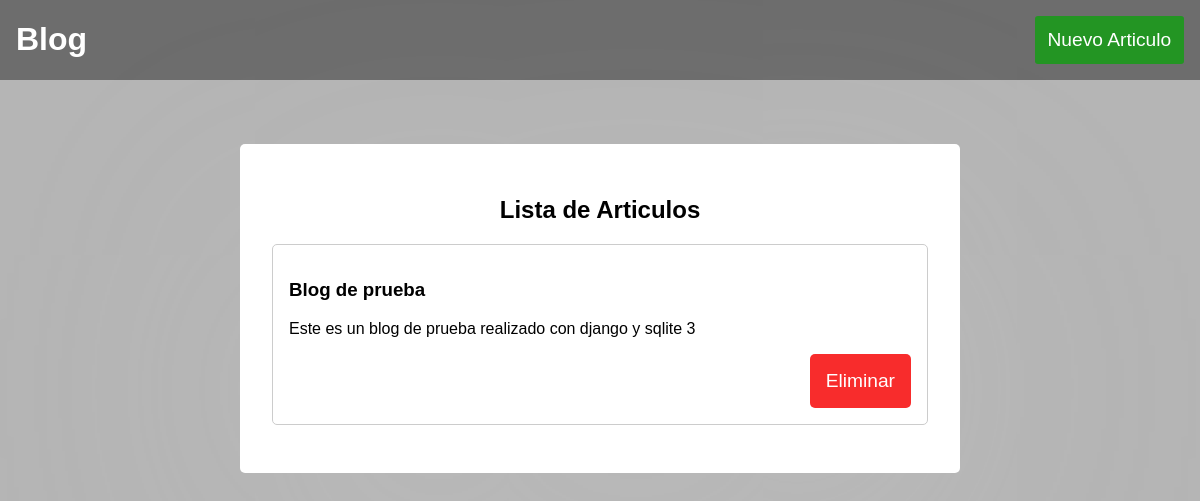
/blog/, run on an earlier commit of the app's database.
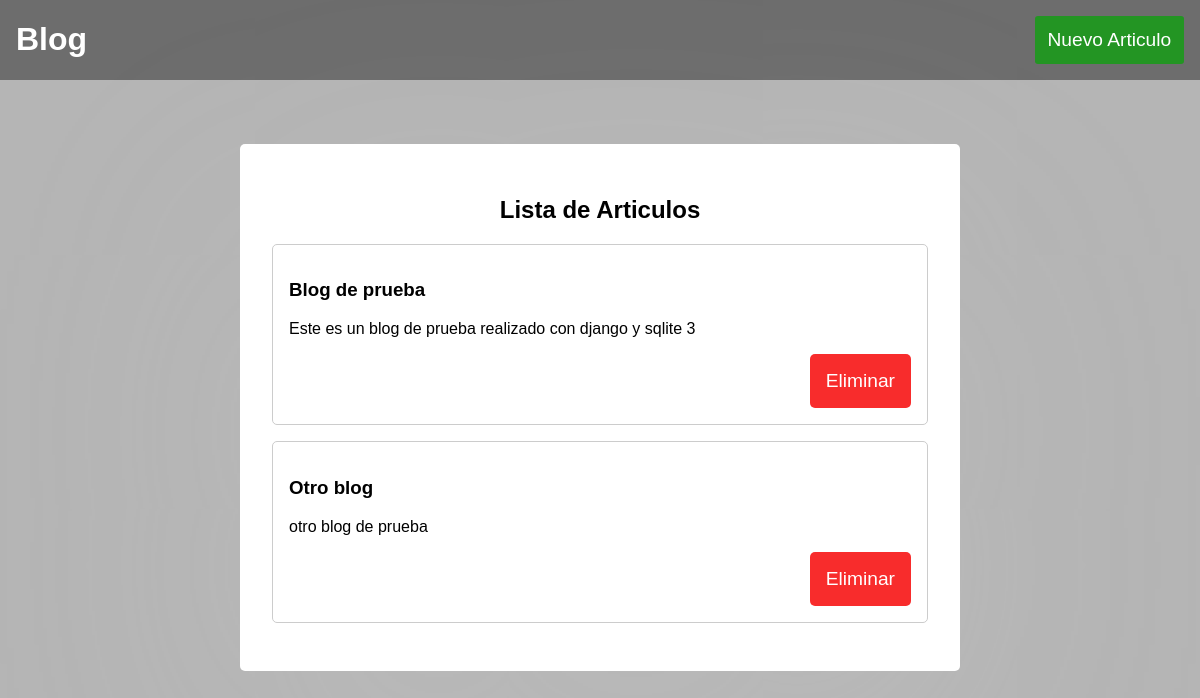
And on a later commit of the database.
### app/models.py (models this page shows, shortened)
class Articulo(models.Model):
  titulo = models.CharField(max_length=100, blank=False, null=False)
  descripcion = models.CharField(max_length=250, blank=False, null=False)
  fecha_creacion = models.DateTimeField(auto_now=True)
  class Meta:
    db_table = 'articulos' #nombre de la tabla
    verbose_name = 'articulos' #nombre en el sitio administrativo
    ordering = ['id']

### app/views.py (the view)
# urls.py: path('', views.index, name='home'),
def index(request):
    context = {
      'articulos' : Articulo.objects.all()
    }
    return render(request, 'app/list.html', context)

### app/templates/app/list.html
{% extends 'index.html' %}
{% load static %}
{% block head %}
<link rel="stylesheet" href="{% static 'app/css/app-styles.css' %}">
{% endblock %}
{% block content %}
<h2 class="titulo-secundario">Lista de Articulos</h2>
{% for articulo in articulos %}
<div class="articulo__container">
  <h3 class="articulo__title">{{ articulo.titulo }}</h3>
  <p class="articulo__description">{{ articulo.descripcion }}</p>
  <div class="articulo__buttons__container">
    <a class="articulo__button--delete" href="/blog/eliminarArticulo/{{articulo.id}}">Eliminar</a href="">
  </div>
</div>
{% endfor %}
{% endblock %}

What changed in the data, as far as the page shows it:
added Articulo: titulo "Otro blog", descripcion "otro blog de prueba"
